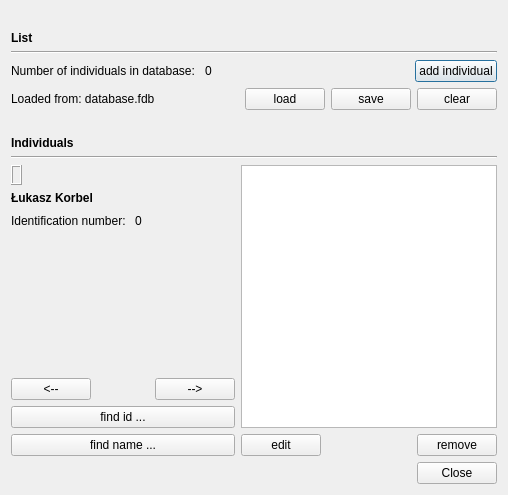
<?xml version="1.0" encoding="UTF-8"?>
<ui version="4.0">
 <class>databaseDialog</class>
 <widget class="QDialog" name="databaseDialog">
  <property name="geometry">
   <rect>
    <x>0</x>
    <y>0</y>
    <width>508</width>
    <height>495</height>
   </rect>
  </property>
  <property name="windowTitle">
   <string>Face database</string>
  </property>
  <property name="windowIcon">
   <iconset resource="../faceFinder.qrc">
    <normaloff>:/images/ff.png</normaloff>:/images/ff.png</iconset>
  </property>
  <layout class="QVBoxLayout" name="verticalLayout">
   <item>
    <spacer name="horizontalSpacer_10">
     <property name="orientation">
      <enum>Qt::Horizontal</enum>
     </property>
     <property name="sizeHint" stdset="0">
      <size>
       <width>497</width>
       <height>20</height>
      </size>
     </property>
    </spacer>
   </item>
   <item>
    <widget class="QLabel" name="label_11">
     <property name="font">
      <font>
       <weight>75</weight>
       <bold>true</bold>
      </font>
     </property>
     <property name="text">
      <string>List</string>
     </property>
    </widget>
   </item>
   <item>
    <widget class="Line" name="line_5">
     <property name="orientation">
      <enum>Qt::Horizontal</enum>
     </property>
    </widget>
   </item>
   <item>
    <layout class="QHBoxLayout" name="horizontalLayout_14">
     <item>
      <widget class="QLabel" name="label_16">
       <property name="text">
        <string>Number of individuals in database: </string>
       </property>
      </widget>
     </item>
     <item>
      <widget class="QLabel" name="labelDatabaseSize">
       <property name="text">
        <string>0</string>
       </property>
      </widget>
     </item>
     <item>
      <spacer name="horizontalSpacer_18">
       <property name="orientation">
        <enum>Qt::Horizontal</enum>
       </property>
       <property name="sizeHint" stdset="0">
        <size>
         <width>40</width>
         <height>20</height>
        </size>
       </property>
      </spacer>
     </item>
     <item>
      <widget class="QPushButton" name="buttonIndividualAdd">
       <property name="text">
        <string>add individual</string>
       </property>
      </widget>
     </item>
    </layout>
   </item>
   <item>
    <layout class="QHBoxLayout" name="horizontalLayout_12">
     <item>
      <widget class="QLabel" name="labelDatabaseFile">
       <property name="text">
        <string>Loaded from: database.fdb</string>
       </property>
      </widget>
     </item>
     <item>
      <spacer name="horizontalSpacer_11">
       <property name="orientation">
        <enum>Qt::Horizontal</enum>
       </property>
       <property name="sizeHint" stdset="0">
        <size>
         <width>40</width>
         <height>20</height>
        </size>
       </property>
      </spacer>
     </item>
     <item>
      <widget class="QPushButton" name="buttonDatabaseLoad">
       <property name="text">
        <string>load</string>
       </property>
      </widget>
     </item>
     <item>
      <widget class="QPushButton" name="buttonDatabaseSave">
       <property name="text">
        <string>save</string>
       </property>
      </widget>
     </item>
     <item>
      <widget class="QPushButton" name="buttonClear">
       <property name="text">
        <string>clear</string>
       </property>
      </widget>
     </item>
    </layout>
   </item>
   <item>
    <spacer name="horizontalSpacer_12">
     <property name="orientation">
      <enum>Qt::Horizontal</enum>
     </property>
     <property name="sizeHint" stdset="0">
      <size>
       <width>497</width>
       <height>20</height>
      </size>
     </property>
    </spacer>
   </item>
   <item>
    <widget class="QLabel" name="label_13">
     <property name="font">
      <font>
       <weight>75</weight>
       <bold>true</bold>
      </font>
     </property>
     <property name="text">
      <string>Individuals</string>
     </property>
    </widget>
   </item>
   <item>
    <widget class="Line" name="line_6">
     <property name="orientation">
      <enum>Qt::Horizontal</enum>
     </property>
    </widget>
   </item>
   <item>
    <layout class="QHBoxLayout" name="horizontalLayout_20">
     <item>
      <layout class="QVBoxLayout" name="verticalLayout_8">
       <item>
        <layout class="QHBoxLayout" name="horizontalLayout_18">
         <item>
          <widget class="QLabel" name="pixmapIndividual">
           <property name="frameShape">
            <enum>QFrame::Box</enum>
           </property>
           <property name="frameShadow">
            <enum>QFrame::Raised</enum>
           </property>
           <property name="text">
            <string/>
           </property>
           <property name="pixmap">
            <pixmap resource="../faceFinder.qrc">:/images/ff.png</pixmap>
           </property>
          </widget>
         </item>
         <item>
          <spacer name="horizontalSpacer_24">
           <property name="orientation">
            <enum>Qt::Horizontal</enum>
           </property>
           <property name="sizeHint" stdset="0">
            <size>
             <width>40</width>
             <height>20</height>
            </size>
           </property>
          </spacer>
         </item>
        </layout>
       </item>
       <item>
        <widget class="QLabel" name="labelIndividualName">
         <property name="font">
          <font>
           <weight>75</weight>
           <bold>true</bold>
          </font>
         </property>
         <property name="text">
          <string>Łukasz Korbel</string>
         </property>
         <property name="alignment">
          <set>Qt::AlignLeading|Qt::AlignLeft|Qt::AlignVCenter</set>
         </property>
        </widget>
       </item>
       <item>
        <layout class="QHBoxLayout" name="horizontalLayout_21">
         <item>
          <widget class="QLabel" name="label_3">
           <property name="text">
            <string>Identification number: </string>
           </property>
          </widget>
         </item>
         <item>
          <widget class="QLabel" name="labelIndividualId">
           <property name="text">
            <string>0</string>
           </property>
          </widget>
         </item>
         <item>
          <spacer name="horizontalSpacer_31">
           <property name="orientation">
            <enum>Qt::Horizontal</enum>
           </property>
           <property name="sizeHint" stdset="0">
            <size>
             <width>40</width>
             <height>20</height>
            </size>
           </property>
          </spacer>
         </item>
        </layout>
       </item>
       <item>
        <spacer name="verticalSpacer_8">
         <property name="orientation">
          <enum>Qt::Vertical</enum>
         </property>
         <property name="sizeHint" stdset="0">
          <size>
           <width>20</width>
           <height>40</height>
          </size>
         </property>
        </spacer>
       </item>
       <item>
        <layout class="QHBoxLayout" name="horizontalLayout_16">
         <item>
          <widget class="QPushButton" name="buttonIndividualPrev">
           <property name="text">
            <string>&lt;--</string>
           </property>
          </widget>
         </item>
         <item>
          <spacer name="horizontalSpacer_22">
           <property name="orientation">
            <enum>Qt::Horizontal</enum>
           </property>
           <property name="sizeHint" stdset="0">
            <size>
             <width>40</width>
             <height>20</height>
            </size>
           </property>
          </spacer>
         </item>
         <item>
          <widget class="QPushButton" name="buttonIndividualNext">
           <property name="text">
            <string>--&gt;</string>
           </property>
          </widget>
         </item>
        </layout>
       </item>
       <item>
        <widget class="QPushButton" name="buttonIndividualFindId">
         <property name="text">
          <string>find id ...</string>
         </property>
        </widget>
       </item>
       <item>
        <widget class="QPushButton" name="buttonIndividualFindName">
         <property name="text">
          <string>find name ...</string>
         </property>
        </widget>
       </item>
      </layout>
     </item>
     <item>
      <layout class="QVBoxLayout" name="verticalLayout_7">
       <item>
        <widget class="QTextBrowser" name="textIndividualInfo">
         <property name="openExternalLinks">
          <bool>true</bool>
         </property>
        </widget>
       </item>
       <item>
        <layout class="QHBoxLayout" name="horizontalLayout_17">
         <item>
          <widget class="QPushButton" name="buttonIndividualEdit">
           <property name="text">
            <string>edit</string>
           </property>
          </widget>
         </item>
         <item>
          <spacer name="horizontalSpacer_23">
           <property name="orientation">
            <enum>Qt::Horizontal</enum>
           </property>
           <property name="sizeHint" stdset="0">
            <size>
             <width>40</width>
             <height>20</height>
            </size>
           </property>
          </spacer>
         </item>
         <item>
          <widget class="QPushButton" name="buttonIndividualRemove">
           <property name="text">
            <string>remove</string>
           </property>
          </widget>
         </item>
        </layout>
       </item>
      </layout>
     </item>
    </layout>
   </item>
   <item>
    <widget class="QDialogButtonBox" name="buttonBox">
     <property name="orientation">
      <enum>Qt::Horizontal</enum>
     </property>
     <property name="standardButtons">
      <set>QDialogButtonBox::Close</set>
     </property>
    </widget>
   </item>
  </layout>
 </widget>
 <resources>
  <include location="../faceFinder.qrc"/>
  <include location="../faceFinder.qrc"/>
 </resources>
 <connections>
  <connection>
   <sender>buttonBox</sender>
   <signal>clicked(QAbstractButton*)</signal>
   <receiver>databaseDialog</receiver>
   <slot>close()</slot>
   <hints>
    <hint type="sourcelabel">
     <x>450</x>
     <y>479</y>
    </hint>
    <hint type="destinationlabel">
     <x>382</x>
     <y>448</y>
    </hint>
   </hints>
  </connection>
 </connections>
</ui>
